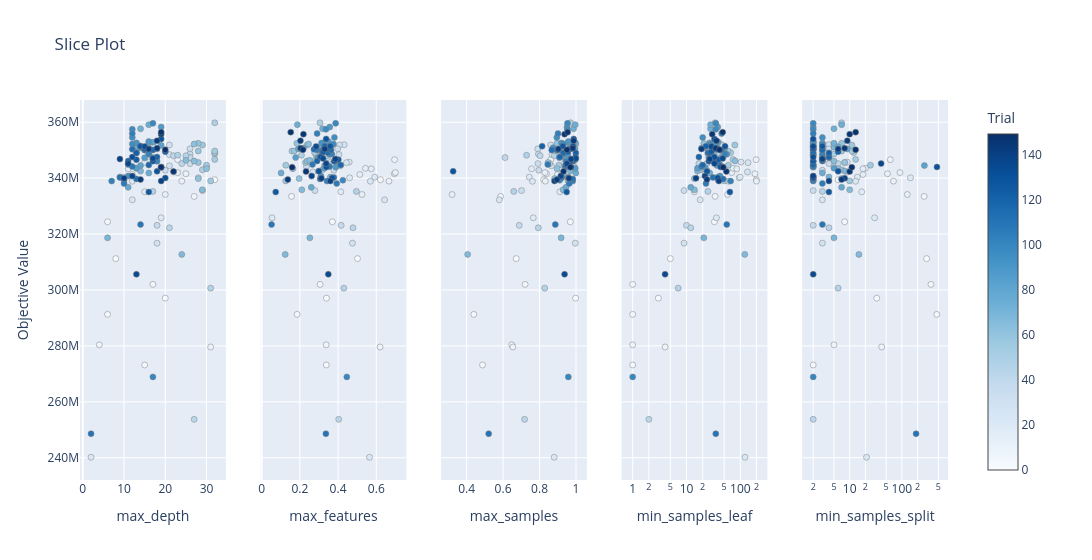

Notebook source saved alongside this figure:
### Code cell
plot_slice(study)

### Figure 1 — Plotly figure (JSON) as saved in the notebook; plotly's stock layout.template omitted (floating-point values rounded to 4 significant figures; data arrays with more than 128 entries replaced by an {"elided": "..."} marker saying what was removed)
{"data": [{"marker": {"color": {"elided": "150 int values"}, "colorbar": {"title": {"text": "Trial"}, "x": 1, "xpad": 40}, "colorscale": [[0, "rgb(247,251,255)"], [0.125, "rgb(222,235,247)"], [0.25, "rgb(198,219,239)"], [0.375, "rgb(158,202,225)"], [0.5, "rgb(107,174,214)"], [0.625, "rgb(66,146,198)"], [0.75, "rgb(33,113,181)"], [0.875, "rgb(8,81,156)"], [1, "rgb(8,48,107)"]], "line": {"color": "Grey", "width": 0.5}, "showscale": true}, "mode": "markers", "name": "Feasible Trial", "showlegend": false, "type": "scatter", "x": {"elided": "150 int values"}, "xaxis": "x", "y": {"elided": "150 int values"}, "yaxis": "y"}, {"marker": {"color": {"elided": "150 int values"}, "colorbar": {"title": {"text": "Trial"}, "x": 1, "xpad": 40}, "colorscale": [[0, "rgb(247,251,255)"], [0.125, "rgb(222,235,247)"], [0.25, "rgb(198,219,239)"], [0.375, "rgb(158,202,225)"], [0.5, "rgb(107,174,214)"], [0.625, "rgb(66,146,198)"], [0.75, "rgb(33,113,181)"], [0.875, "rgb(8,81,156)"], [1, "rgb(8,48,107)"]], "line": {"color": "Grey", "width": 0.5}, "showscale": false}, "mode": "markers", "name": "Feasible Trial", "showlegend": false, "type": "scatter", "x": {"elided": "150 float values"}, "xaxis": "x2", "y": {"elided": "150 int values"}, "yaxis": "y2"}, {"marker": {"color": {"elided": "150 int values"}, "colorbar": {"title": {"text": "Trial"}, "x": 1, "xpad": 40}, "colorscale": [[0, "rgb(247,251,255)"], [0.125, "rgb(222,235,247)"], [0.25, "rgb(198,219,239)"], [0.375, "rgb(158,202,225)"], [0.5, "rgb(107,174,214)"], [0.625, "rgb(66,146,198)"], [0.75, "rgb(33,113,181)"], [0.875, "rgb(8,81,156)"], [1, "rgb(8,48,107)"]], "line": {"color": "Grey", "width": 0.5}, "showscale": false}, "mode": "markers", "name": "Feasible Trial", "showlegend": false, "type": "scatter", "x": {"elided": "150 float values"}, "xaxis": "x3", "y": {"elided": "150 int values"}, "yaxis": "y3"}, {"marker": {"color": {"elided": "150 int values"}, "colorbar": {"title": {"text": "Trial"}, "x": 1, "xpad": 40}, "colorscale": [[0, "rgb(247,251,255)"], [0.125, "rgb(222,235,247)"], [0.25, "rgb(198,219,239)"], [0.375, "rgb(158,202,225)"], [0.5, "rgb(107,174,214)"], [0.625, "rgb(66,146,198)"], [0.75, "rgb(33,113,181)"], [0.875, "rgb(8,81,156)"], [1, "rgb(8,48,107)"]], "line": {"color": "Grey", "width": 0.5}, "showscale": false}, "mode": "markers", "name": "Feasible Trial", "showlegend": false, "type": "scatter", "x": {"elided": "150 int values"}, "xaxis": "x4", "y": {"elided": "150 int values"}, "yaxis": "y4"}, {"marker": {"color": {"elided": "150 int values"}, "colorbar": {"title": {"text": "Trial"}, "x": 1, "xpad": 40}, "colorscale": [[0, "rgb(247,251,255)"], [0.125, "rgb(222,235,247)"], [0.25, "rgb(198,219,239)"], [0.375, "rgb(158,202,225)"], [0.5, "rgb(107,174,214)"], [0.625, "rgb(66,146,198)"], [0.75, "rgb(33,113,181)"], [0.875, "rgb(8,81,156)"], [1, "rgb(8,48,107)"]], "line": {"color": "Grey", "width": 0.5}, "showscale": false}, "mode": "markers", "name": "Feasible Trial", "showlegend": false, "type": "scatter", "x": {"elided": "150 int values"}, "xaxis": "x5", "y": {"elided": "150 int values"}, "yaxis": "y5"}], "layout": {"title": {"text": "Slice Plot"}, "width": 1500, "xaxis": {"anchor": "y", "domain": [0, 0.168], "title": {"text": "max_depth"}}, "xaxis2": {"anchor": "y2", "domain": [0.208, 0.376], "title": {"text": "max_features"}}, "xaxis3": {"anchor": "y3", "domain": [0.416, 0.584], "title": {"text": "max_samples"}}, "xaxis4": {"anchor": "y4", "domain": [0.624, 0.792], "title": {"text": "min_samples_leaf"}, "type": "log"}, "xaxis5": {"anchor": "y5", "domain": [0.832, 1], "title": {"text": "min_samples_split"}, "type": "log"}, "yaxis": {"anchor": "x", "domain": [0, 1], "title": {"text": "Objective Value"}}, "yaxis2": {"anchor": "x2", "domain": [0, 1], "matches": "y", "showticklabels": false}, "yaxis3": {"anchor": "x3", "domain": [0, 1], "matches": "y", "showticklabels": false}, "yaxis4": {"anchor": "x4", "domain": [0, 1], "matches": "y", "showticklabels": false}, "yaxis5": {"anchor": "x5", "domain": [0, 1], "matches": "y", "showticklabels": false}}}
